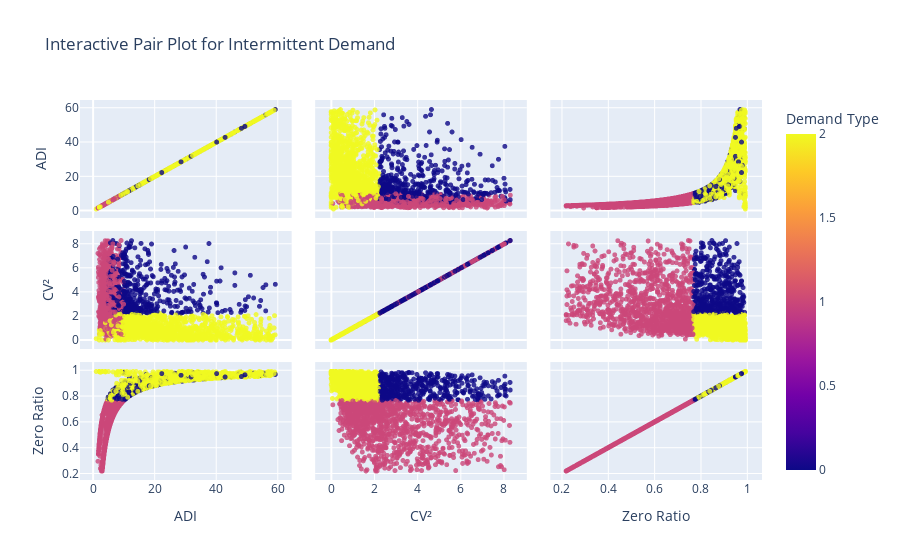

Notebook cell for this chart:
### Code cell
fig = px.scatter_matrix(
    df_visual,
    # Liệt kê các cột muốn so sánh cặp
    dimensions=["ADI", "cv2", "zero_ratio"],
    color="demand_type",
    title="Interactive Pair Plot for Intermittent Demand",
    labels={
        "ADI": "ADI",
        "cv2": "CV²",
        "zero_ratio": "Zero Ratio",
        "demand_type": "Demand Type",
    },
)

# Tinh chỉnh marker như yêu cầu cũ
fig.update_traces(marker=dict(size=5, opacity=0.8))
fig.update_layout(legend_title_text="Demand Type")
print(name_mapping)
fig.show()

### Figure 1 — Plotly figure (JSON) as saved in the notebook; plotly's stock layout.template omitted (floating-point values rounded to 4 significant figures; data arrays with more than 128 entries replaced by an {"elided": "..."} marker saying what was removed)
{"data": [{"dimensions": [{"axis": {"matches": true}, "label": "ADI", "values": {"elided": "2984 float values"}}, {"axis": {"matches": true}, "label": "CV²", "values": {"elided": "2984 float values"}}, {"axis": {"matches": true}, "label": "Zero Ratio", "values": {"elided": "2984 float values"}}], "hovertemplate": "%{xaxis.title.text}=%{x}<br>%{yaxis.title.text}=%{y}<br>Demand Type=%{marker.color}<extra></extra>", "legendgroup": "", "marker": {"color": {"elided": "2984 int values"}, "coloraxis": "coloraxis", "opacity": 0.8, "size": 5, "symbol": "circle"}, "name": "", "showlegend": false, "type": "splom"}], "layout": {"coloraxis": {"colorbar": {"title": {"text": "Demand Type"}}, "colorscale": [[0, "#0d0887"], [0.1111, "#46039f"], [0.2222, "#7201a8"], [0.3333, "#9c179e"], [0.4444, "#bd3786"], [0.5556, "#d8576b"], [0.6667, "#ed7953"], [0.7778, "#fb9f3a"], [0.8889, "#fdca26"], [1, "#f0f921"]]}, "dragmode": "select", "legend": {"title": {"text": "Demand Type"}, "tracegroupgap": 0}, "title": {"text": "Interactive Pair Plot for Intermittent Demand"}}}
